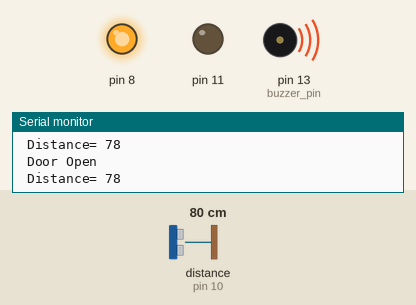
Recording of a sketch running on a simulated Arduino Uno, built with avr-gcc and run on an emulated ATmega328P. Parts: output pins drawn as LEDs (lit = HIGH), buzzer (waves = sounding, pin HIGH), the last lines printed to the serial monitor. Wiring (inferred from the names in the program): ultrasonic range finder: trigger pin 9; echo pin 10. The test bench sets the inputs (shaded band); at power-on: distance to the obstacle (sensor on pin 10) 80 cm. The echo pulse lasts 58.3 µs per cm; pins used as bus, display or sensor lines are not drawn.

Above: at 1.3 s.
1.4 s: distance to the obstacle (sensor on pin 10) set to 18 cm
2.9 s: distance to the obstacle (sensor on pin 10) set to 15 cm
At 4.1 s:
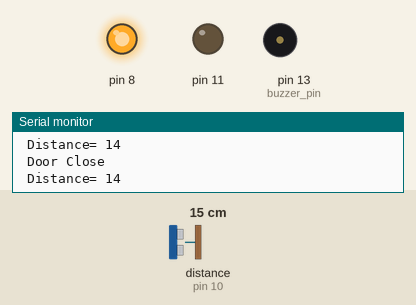
4.5 s: distance to the obstacle (sensor on pin 10) set to 35 cm
At 5.4 s:
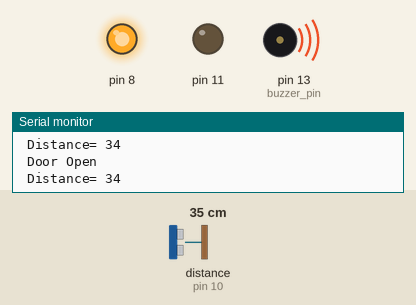
6.0 s: distance to the obstacle (sensor on pin 10) set to 2 cm
At 6.8 s:
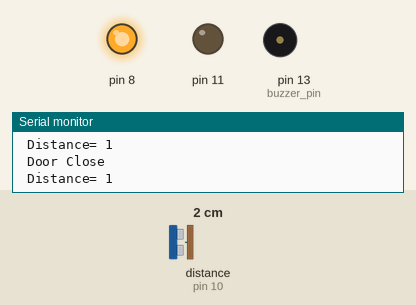
Timing chart, 0 to 8.5 s (numbered marks = the images above; inputs shaded):
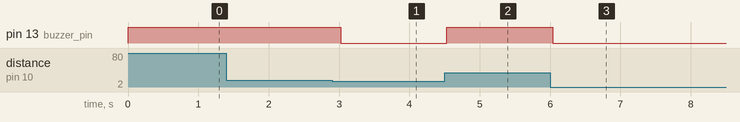

The sketch:

Ultrasonic___Buzzer.ino
```cpp
int trigger_pin = 9;
int echo_pin = 10;
int buzzer_pin = 13;
int time;
int distance;


void setup ( ) {
        Serial.begin (9600);
        pinMode (trigger_pin, OUTPUT);
        pinMode (echo_pin, INPUT);
        pinMode (buzzer_pin, OUTPUT);
        pinMode (8,OUTPUT);
        pinMode (11, OUTPUT);
        digitalWrite(11, LOW);
        digitalWrite(8, HIGH);

}
void loop ( ) {
    digitalWrite (trigger_pin, HIGH);
    delayMicroseconds (10);
    digitalWrite (trigger_pin, LOW);
    time = pulseIn (echo_pin, HIGH);
    distance = (time * 0.034) / 2;

if (distance <= 15)
        {
        Serial.println (" Door Close ");
        Serial.print (" Distance= ");
        Serial.println (distance);
        digitalWrite (buzzer_pin, LOW);
        delay (500);
        }

  else {
        Serial.println (" Door Open ");
        Serial.print (" Distance= ");
        Serial.println (distance);
        digitalWrite (buzzer_pin, HIGH);
        delay (500);
  }
 }
```

Measured:
- the behaviour switches between 17 and 16 cm on distance to the obstacle (sensor on pin 10) (found by bisection; images 0 and 1)
- after the input at 2.9 s, pin 13 (buzzer_pin): HIGH → LOW after 0.12 s
- after the input at 4.5 s, pin 13 (buzzer_pin): LOW → HIGH at once
- after the input at 6.0 s, pin 13 (buzzer_pin): HIGH → LOW at once
